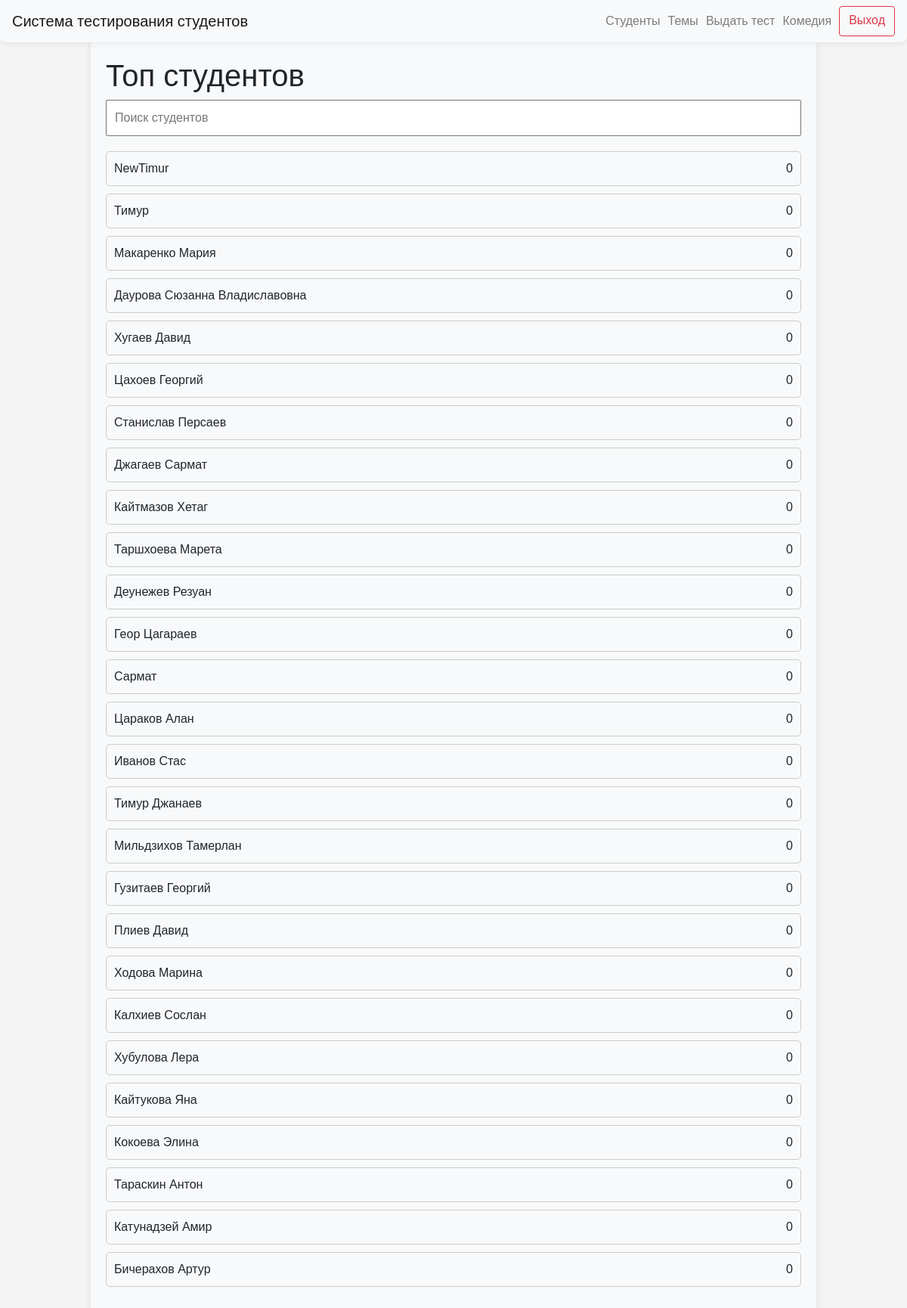
The app's page /top_students (signed in) with its own data.
### data/users.py (models this page shows)
class User(SqlAlchemyBase, UserMixin, SerializerMixin):
    __tablename__ = "users"
    id = sqlalchemy.Column(
        sqlalchemy.Integer,
        primary_key=True,
        autoincrement=True,
    )
    name = sqlalchemy.Column(
        sqlalchemy.String,
        nullable=True,
    )
    group_id = sqlalchemy.Column(
        sqlalchemy.Integer,
        sqlalchemy.ForeignKey(
            "groups.id",
            ondelete="CASCADE",
        ),
        nullable=False,
    )
    date_of_birth = sqlalchemy.Column(
        sqlalchemy.Date,
        nullable=False,
    )
    user_level = sqlalchemy.Column(
        sqlalchemy.String,
        default="student",
    )

### server.py (the view)
@app.route("/top_students")
@login_required
def top_students():
    if current_user.user_level == "admin":
        db_sess = db_session.create_session()
        students = db_sess.query(User).filter(User.user_level == "student").all()
        students_res = [
            [
                student.name,
                count_cor_wng_ans(
                    db_sess.query(BlitzTest)
                    .filter(
                        BlitzTest.student == student.id,
                    )
                    .all(),
                )[0],
            ]
            for student in students
        ]
        students_top = sorted(students_res, key=lambda x: x[1], reverse=True)
        return render_template(
            "top_students.html",
            title="Топ студентов",
            students_top=students_top,
        )
    abort(403)

### data/db_session.py (called while the page is built)
def create_session() -> Session:
    global __factory
    return __factory()

### server.py (called while the page is built)
@login_manager.user_loader
def load_user(user_id):
    db_sess = db_session.create_session()
    return db_sess.query(User).get(user_id)

### utils/count_correct_and_wrong_ans.py (called while the page is built)
def count_cor_wng_ans(student_tests):
    correct_ans = 0
    wrong_ans = 0
    for test in student_tests:
        if test.result_answer_1 == 1:
            correct_ans += 1
        if test.result_answer_2 == 1:
            correct_ans += 1
        if test.result_answer_3 == 1:
            correct_ans += 1
        if test.result_answer_4 == 1:
            correct_ans += 1
        if test.result_answer_5 == 1:
            correct_ans += 1
        if test.result_answer_1 == 0:
            wrong_ans += 1
        if test.result_answer_2 == 0:
            wrong_ans += 1
        if test.result_answer_3 == 0:
            wrong_ans += 1
        if test.result_answer_4 == 0:
            wrong_ans += 1
        if test.result_answer_5 == 0:
            wrong_ans += 1
    return [correct_ans, wrong_ans]

### templates/top_students.html (shortened to what this page needs)
{% extends "base.html" %}
{% block content %}
<body>
<h1>Топ студентов</h1>
<input type="text" id="searchInput" onkeyup="searchTests()" placeholder="Поиск студентов">
<ul id="testList">
    {% for name, res in students_top %}
    <li class="testItem">{{ name }}
        <div class="buttons-container"><a>{{ res }}</a></div>
    </li>
    {% endfor %}
</ul>
</body>
{% endblock %}

### templates/base.html (shortened to what this page needs)
<!doctype html>
<html lang="en">
<head>
    <link rel="stylesheet"
          href="https://stackpath.bootstrapcdn.com/bootstrap/4.4.1/css/bootstrap.min.css"
>
    <link rel="stylesheet" type="text/css" href="../static/css/style.css">
</head>
<body>
<header>
    <nav class="navbar navbar-light bg-light custom-navbar">
        <a class="navbar-brand" href="/">Система тестирования студентов</a>
        {% if current_user.is_authenticated %}
        <div class="d-flex flex-row-reverse">
            <a class="btn btn-outline-danger spaced-element" style="margin-left: 10px; text-align: center;"
               href="/logout">Выход</a>
            {% if current_user.user_level == 'admin' %}
            <a class="navbar-text" style="margin-left: 10px; text-align: center;">{{ current_user.name }}</a>
            <a class="navbar-text" style="margin-left: 10px; text-align: center;" href="/select_group_for_test">Выдать тест</a>
            <a class="navbar-text" style="margin-left: 10px; text-align: center;" href="/topics">Темы</a>
            <a class="navbar-text" style="margin-left: 10px; text-align: center;" href="/groups">Студенты</a>
            {% else %}
            <a class="navbar-text" style="margin-left: 10px; text-align: center;" href="{{ url_for('personal_cabinet', user_id=current_user.id) }}">{{ current_user.name }}</a>
            {% endif %}
        </div>
        {% endif %}
    </nav>
</header>
<main role="main" class="container">
    {% block content %}
    {% endblock %}
</main>
</body>
</html>

### static/css/style.css (style rules this page uses)
body { font-family: Arial, sans-serif; margin: 0; padding: 0; background-color: #f4f4f4; }
.custom-navbar { margin: 0 auto; background-color: #f8f9fa; border-radius: 0 0 8px 8px; box-shadow: 0 0 10px rgba(0,0,0,0.1); }

### templates/top_students.html (style rules this page uses)
body { font-family: Arial, sans-serif; margin: 0; padding: 0; background-color: #f4f4f4; }
.container { width: 80%; margin: 0 auto; padding: 20px; background-color: #f8f9fa; border-radius: 0 0 8px 8px; box-shadow: 0 0 10px rgba(0,0,0,0.1); }
#searchInput { width: 100%; padding: 10px; margin-bottom: 20px; font-size: 16px; }
#testList { list-style-type: none; padding: 0; }
.testItem { border: 1px solid #ccc; border-radius: 5px; padding: 10px; margin-bottom: 10px; }
.testItem { display: flex; justify-content: space-between; align-items: center; border: 1px solid #ccc; border-radius: 5px; padding: 10px; margin-bottom: 10px; }
.testItem a { margin-left: auto; }
.buttons-container { display: flex; gap: 10px; }

### records on screen
User: name "Комедия"
User: name "NewTimur", res "0"
User: name "Тимур", res "0"
User: name "Макаренко Мария", res "0"
User: name "Даурова Сюзанна Владиславовна", res "0"
User: name "Хугаев Давид", res "0"
User: name "Цахоев Георгий", res "0"
User: name "Станислав Персаев", res "0"
User: name "Джагаев Сармат", res "0"
User: name "Кайтмазов Хетаг", res "0"
User: name "Таршхоева Марета", res "0"
User: name "Деунежев Резуан", res "0"
User: name "Геор Цагараев", res "0"
User: name "Сармат", res "0"
User: name "Цараков Алан", res "0"
User: name "Иванов Стас", res "0"
User: name "Тимур Джанаев", res "0"
User: name "Мильдзихов Тамерлан", res "0"
User: name "Гузитаев Георгий", res "0"
User: name "Плиев Давид", res "0"
User: name "Ходова Марина", res "0"
User: name "Калхиев Сослан", res "0"
User: name "Хубулова Лера", res "0"
User: name "Кайтукова Яна", res "0"
User: name "Кокоева Элина", res "0"
User: name "Тараскин Антон", res "0"
User: name "Катунадзей Амир", res "0"
User: name "Бичерахов Артур", res "0"
